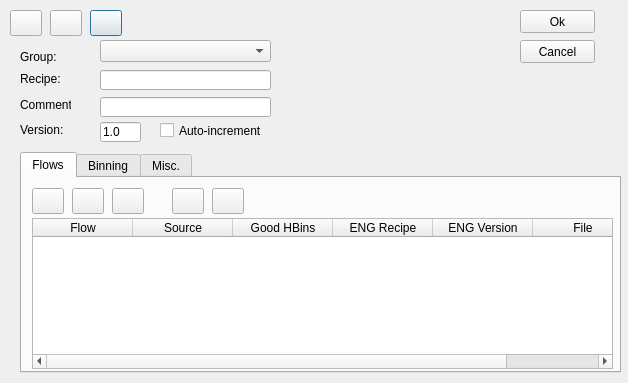
<?xml version="1.0" encoding="UTF-8"?>
<ui version="4.0">
 <class>PatProdRecipe</class>
 <widget class="QDialog" name="PatProdRecipe">
  <property name="geometry">
   <rect>
    <x>0</x>
    <y>0</y>
    <width>628</width>
    <height>383</height>
   </rect>
  </property>
  <property name="acceptDrops">
   <bool>true</bool>
  </property>
  <property name="windowTitle">
   <string>PAT-Man: PROD Recipe</string>
  </property>
  <property name="windowIcon">
   <iconset resource="pat_prod_recipe.qrc">
    <normaloff>:/pat_prod_recipe/images/images/gex_application.png</normaloff>:/pat_prod_recipe/images/images/gex_application.png</iconset>
  </property>
  <widget class="QPushButton" name="pushButtonNewRecipe">
   <property name="geometry">
    <rect>
     <x>10</x>
     <y>10</y>
     <width>32</width>
     <height>26</height>
    </rect>
   </property>
   <property name="sizePolicy">
    <sizepolicy hsizetype="Fixed" vsizetype="Fixed">
     <horstretch>0</horstretch>
     <verstretch>0</verstretch>
    </sizepolicy>
   </property>
   <property name="minimumSize">
    <size>
     <width>32</width>
     <height>26</height>
    </size>
   </property>
   <property name="maximumSize">
    <size>
     <width>32</width>
     <height>26</height>
    </size>
   </property>
   <property name="focusPolicy">
    <enum>Qt::NoFocus</enum>
   </property>
   <property name="toolTip">
    <string>New PROD recipe...</string>
   </property>
   <property name="text">
    <string/>
   </property>
   <property name="icon">
    <iconset>
     <normaloff>:/pat_prod_admin/images/images/script_new.png</normaloff>:/pat_prod_admin/images/images/script_new.png</iconset>
   </property>
   <property name="iconSize">
    <size>
     <width>32</width>
     <height>32</height>
    </size>
   </property>
  </widget>
  <widget class="QPushButton" name="pushButtonSaveRecipe">
   <property name="geometry">
    <rect>
     <x>90</x>
     <y>10</y>
     <width>32</width>
     <height>26</height>
    </rect>
   </property>
   <property name="sizePolicy">
    <sizepolicy hsizetype="Fixed" vsizetype="Fixed">
     <horstretch>0</horstretch>
     <verstretch>0</verstretch>
    </sizepolicy>
   </property>
   <property name="minimumSize">
    <size>
     <width>32</width>
     <height>26</height>
    </size>
   </property>
   <property name="maximumSize">
    <size>
     <width>32</width>
     <height>26</height>
    </size>
   </property>
   <property name="toolTip">
    <string>Save PROD recipe as...</string>
   </property>
   <property name="text">
    <string/>
   </property>
   <property name="icon">
    <iconset>
     <normaloff>:/pat_prod_admin/images/images/save.png</normaloff>:/pat_prod_admin/images/images/save.png</iconset>
   </property>
   <property name="iconSize">
    <size>
     <width>32</width>
     <height>32</height>
    </size>
   </property>
  </widget>
  <widget class="QLabel" name="label_9">
   <property name="geometry">
    <rect>
     <x>20</x>
     <y>122</y>
     <width>51</width>
     <height>16</height>
    </rect>
   </property>
   <property name="text">
    <string>Version:</string>
   </property>
  </widget>
  <widget class="QLineEdit" name="lineEditRecipeName">
   <property name="geometry">
    <rect>
     <x>100</x>
     <y>70</y>
     <width>171</width>
     <height>20</height>
    </rect>
   </property>
   <property name="toolTip">
    <string>Recipe name</string>
   </property>
   <property name="text">
    <string/>
   </property>
  </widget>
  <widget class="QLabel" name="label">
   <property name="geometry">
    <rect>
     <x>20</x>
     <y>72</y>
     <width>46</width>
     <height>14</height>
    </rect>
   </property>
   <property name="text">
    <string>Recipe:</string>
   </property>
  </widget>
  <widget class="QLineEdit" name="lineEditRecipeVersion">
   <property name="geometry">
    <rect>
     <x>100</x>
     <y>122</y>
     <width>41</width>
     <height>20</height>
    </rect>
   </property>
   <property name="toolTip">
    <string>Recipe version</string>
   </property>
   <property name="text">
    <string>1.0</string>
   </property>
  </widget>
  <widget class="QTabWidget" name="tabWidget">
   <property name="geometry">
    <rect>
     <x>20</x>
     <y>152</y>
     <width>601</width>
     <height>221</height>
    </rect>
   </property>
   <property name="currentIndex">
    <number>0</number>
   </property>
   <widget class="QWidget" name="tab_2">
    <attribute name="title">
     <string>Flows</string>
    </attribute>
    <widget class="QTableWidget" name="tableWidgetFlows">
     <property name="geometry">
      <rect>
       <x>10</x>
       <y>40</y>
       <width>581</width>
       <height>151</height>
      </rect>
     </property>
     <property name="selectionBehavior">
      <enum>QAbstractItemView::SelectRows</enum>
     </property>
     <column>
      <property name="text">
       <string>Flow</string>
      </property>
     </column>
     <column>
      <property name="text">
       <string>Source</string>
      </property>
     </column>
     <column>
      <property name="text">
       <string>Good HBins</string>
      </property>
     </column>
     <column>
      <property name="text">
       <string>ENG Recipe</string>
      </property>
     </column>
     <column>
      <property name="text">
       <string>ENG Version</string>
      </property>
     </column>
     <column>
      <property name="text">
       <string>File</string>
      </property>
     </column>
    </widget>
    <widget class="QPushButton" name="pushButtonPropertiesFlow">
     <property name="geometry">
      <rect>
       <x>90</x>
       <y>10</y>
       <width>32</width>
       <height>26</height>
      </rect>
     </property>
     <property name="sizePolicy">
      <sizepolicy hsizetype="Fixed" vsizetype="Fixed">
       <horstretch>0</horstretch>
       <verstretch>0</verstretch>
      </sizepolicy>
     </property>
     <property name="minimumSize">
      <size>
       <width>32</width>
       <height>26</height>
      </size>
     </property>
     <property name="maximumSize">
      <size>
       <width>32</width>
       <height>26</height>
      </size>
     </property>
     <property name="focusPolicy">
      <enum>Qt::NoFocus</enum>
     </property>
     <property name="toolTip">
      <string>Properties: Edit/Review selected flow</string>
     </property>
     <property name="text">
      <string/>
     </property>
     <property name="icon">
      <iconset>
       <normaloff>:/pat_prod_admin/images/images/properties.png</normaloff>:/pat_prod_admin/images/images/properties.png</iconset>
     </property>
     <property name="iconSize">
      <size>
       <width>32</width>
       <height>32</height>
      </size>
     </property>
    </widget>
    <widget class="QPushButton" name="pushButtonNewFlow">
     <property name="geometry">
      <rect>
       <x>10</x>
       <y>10</y>
       <width>32</width>
       <height>26</height>
      </rect>
     </property>
     <property name="sizePolicy">
      <sizepolicy hsizetype="Fixed" vsizetype="Fixed">
       <horstretch>0</horstretch>
       <verstretch>0</verstretch>
      </sizepolicy>
     </property>
     <property name="minimumSize">
      <size>
       <width>32</width>
       <height>26</height>
      </size>
     </property>
     <property name="maximumSize">
      <size>
       <width>32</width>
       <height>26</height>
      </size>
     </property>
     <property name="focusPolicy">
      <enum>Qt::NoFocus</enum>
     </property>
     <property name="toolTip">
      <string>Add flow</string>
     </property>
     <property name="text">
      <string/>
     </property>
     <property name="icon">
      <iconset>
       <normaloff>:/pat_prod_admin/images/images/new_task.png</normaloff>:/pat_prod_admin/images/images/new_task.png</iconset>
     </property>
     <property name="iconSize">
      <size>
       <width>32</width>
       <height>32</height>
      </size>
     </property>
    </widget>
    <widget class="QPushButton" name="pushButtonRemoveFlow">
     <property name="geometry">
      <rect>
       <x>50</x>
       <y>10</y>
       <width>32</width>
       <height>26</height>
      </rect>
     </property>
     <property name="sizePolicy">
      <sizepolicy hsizetype="Fixed" vsizetype="Fixed">
       <horstretch>0</horstretch>
       <verstretch>0</verstretch>
      </sizepolicy>
     </property>
     <property name="minimumSize">
      <size>
       <width>32</width>
       <height>26</height>
      </size>
     </property>
     <property name="maximumSize">
      <size>
       <width>32</width>
       <height>26</height>
      </size>
     </property>
     <property name="toolTip">
      <string>Remove selected flow...</string>
     </property>
     <property name="text">
      <string/>
     </property>
     <property name="icon">
      <iconset>
       <normaloff>:/pat_prod_admin/images/images/file_remove.png</normaloff>:/pat_prod_admin/images/images/file_remove.png</iconset>
     </property>
     <property name="iconSize">
      <size>
       <width>32</width>
       <height>32</height>
      </size>
     </property>
    </widget>
    <widget class="QPushButton" name="pushButtonUp">
     <property name="geometry">
      <rect>
       <x>150</x>
       <y>10</y>
       <width>32</width>
       <height>26</height>
      </rect>
     </property>
     <property name="sizePolicy">
      <sizepolicy hsizetype="Fixed" vsizetype="Fixed">
       <horstretch>0</horstretch>
       <verstretch>0</verstretch>
      </sizepolicy>
     </property>
     <property name="minimumSize">
      <size>
       <width>32</width>
       <height>26</height>
      </size>
     </property>
     <property name="maximumSize">
      <size>
       <width>32</width>
       <height>26</height>
      </size>
     </property>
     <property name="focusPolicy">
      <enum>Qt::NoFocus</enum>
     </property>
     <property name="toolTip">
      <string>Move selected flow Up</string>
     </property>
     <property name="text">
      <string/>
     </property>
     <property name="icon">
      <iconset>
       <normaloff>:/pat_prod_admin/images/images/arrow_up.png</normaloff>:/pat_prod_admin/images/images/arrow_up.png</iconset>
     </property>
     <property name="iconSize">
      <size>
       <width>32</width>
       <height>32</height>
      </size>
     </property>
    </widget>
    <widget class="QPushButton" name="pushButtonDown">
     <property name="geometry">
      <rect>
       <x>190</x>
       <y>10</y>
       <width>32</width>
       <height>26</height>
      </rect>
     </property>
     <property name="sizePolicy">
      <sizepolicy hsizetype="Fixed" vsizetype="Fixed">
       <horstretch>0</horstretch>
       <verstretch>0</verstretch>
      </sizepolicy>
     </property>
     <property name="minimumSize">
      <size>
       <width>32</width>
       <height>26</height>
      </size>
     </property>
     <property name="maximumSize">
      <size>
       <width>32</width>
       <height>26</height>
      </size>
     </property>
     <property name="focusPolicy">
      <enum>Qt::NoFocus</enum>
     </property>
     <property name="toolTip">
      <string>Move selected flow Down</string>
     </property>
     <property name="text">
      <string/>
     </property>
     <property name="icon">
      <iconset>
       <normaloff>:/pat_prod_admin/images/images/arrow_down.png</normaloff>:/pat_prod_admin/images/images/arrow_down.png</iconset>
     </property>
     <property name="iconSize">
      <size>
       <width>32</width>
       <height>32</height>
      </size>
     </property>
    </widget>
   </widget>
   <widget class="QWidget" name="tab">
    <attribute name="title">
     <string>Binning</string>
    </attribute>
    <widget class="QGroupBox" name="groupBoxPatBins">
     <property name="geometry">
      <rect>
       <x>10</x>
       <y>10</y>
       <width>211</width>
       <height>131</height>
      </rect>
     </property>
     <property name="title">
      <string>PAT Bins</string>
     </property>
     <widget class="QLabel" name="label_6">
      <property name="geometry">
       <rect>
        <x>20</x>
        <y>90</y>
        <width>91</width>
        <height>16</height>
       </rect>
      </property>
      <property name="text">
       <string>ZPAT Bin:</string>
      </property>
     </widget>
     <widget class="QSpinBox" name="spinBoxGPAT_Bin">
      <property name="geometry">
       <rect>
        <x>120</x>
        <y>62</y>
        <width>61</width>
        <height>20</height>
       </rect>
      </property>
      <property name="toolTip">
       <string>GPAT Bin#</string>
      </property>
      <property name="minimum">
       <number>-1</number>
      </property>
      <property name="maximum">
       <number>65535</number>
      </property>
     </widget>
     <widget class="QSpinBox" name="spinBoxZPAT_Bin">
      <property name="geometry">
       <rect>
        <x>120</x>
        <y>90</y>
        <width>61</width>
        <height>22</height>
       </rect>
      </property>
      <property name="toolTip">
       <string>ZPAT Bin#</string>
      </property>
      <property name="minimum">
       <number>-1</number>
      </property>
      <property name="maximum">
       <number>65535</number>
      </property>
     </widget>
     <widget class="QSpinBox" name="spinBoxPPAT_Bin">
      <property name="geometry">
       <rect>
        <x>120</x>
        <y>30</y>
        <width>61</width>
        <height>22</height>
       </rect>
      </property>
      <property name="toolTip">
       <string>PPAT Bin#</string>
      </property>
      <property name="minimum">
       <number>-1</number>
      </property>
      <property name="maximum">
       <number>65535</number>
      </property>
     </widget>
     <widget class="QLabel" name="label_5">
      <property name="geometry">
       <rect>
        <x>20</x>
        <y>60</y>
        <width>81</width>
        <height>16</height>
       </rect>
      </property>
      <property name="text">
       <string>GPAT Bin:</string>
      </property>
     </widget>
     <widget class="QLabel" name="label_4">
      <property name="geometry">
       <rect>
        <x>20</x>
        <y>30</y>
        <width>81</width>
        <height>16</height>
       </rect>
      </property>
      <property name="text">
       <string>PPAT Bin:</string>
      </property>
     </widget>
    </widget>
   </widget>
   <widget class="QWidget" name="tab_3">
    <attribute name="title">
     <string>Misc.</string>
    </attribute>
    <widget class="QComboBox" name="comboBoxStdf">
     <property name="geometry">
      <rect>
       <x>90</x>
       <y>10</y>
       <width>171</width>
       <height>22</height>
      </rect>
     </property>
     <property name="toolTip">
      <string>Enabled/Disable STDF generation</string>
     </property>
     <item>
      <property name="text">
       <string>Disabled</string>
      </property>
     </item>
     <item>
      <property name="text">
       <string>Enabled: Wafermap only</string>
      </property>
     </item>
     <item>
      <property name="text">
       <string>Enabled: Full STDF</string>
      </property>
     </item>
    </widget>
    <widget class="QLabel" name="label_8">
     <property name="geometry">
      <rect>
       <x>10</x>
       <y>15</y>
       <width>76</width>
       <height>16</height>
      </rect>
     </property>
     <property name="text">
      <string>STDF output:</string>
     </property>
    </widget>
   </widget>
  </widget>
  <widget class="QPushButton" name="pushButtonLoadRecipe">
   <property name="geometry">
    <rect>
     <x>50</x>
     <y>10</y>
     <width>32</width>
     <height>26</height>
    </rect>
   </property>
   <property name="sizePolicy">
    <sizepolicy hsizetype="Fixed" vsizetype="Fixed">
     <horstretch>0</horstretch>
     <verstretch>0</verstretch>
    </sizepolicy>
   </property>
   <property name="minimumSize">
    <size>
     <width>32</width>
     <height>26</height>
    </size>
   </property>
   <property name="maximumSize">
    <size>
     <width>32</width>
     <height>26</height>
    </size>
   </property>
   <property name="toolTip">
    <string>Load PROD recipe</string>
   </property>
   <property name="text">
    <string/>
   </property>
   <property name="icon">
    <iconset>
     <normaloff>:/pat_prod_admin/images/images/file_open.png</normaloff>:/pat_prod_admin/images/images/file_open.png</iconset>
   </property>
   <property name="iconSize">
    <size>
     <width>32</width>
     <height>32</height>
    </size>
   </property>
  </widget>
  <widget class="QLineEdit" name="lineEditComment">
   <property name="geometry">
    <rect>
     <x>100</x>
     <y>97</y>
     <width>171</width>
     <height>20</height>
    </rect>
   </property>
   <property name="toolTip">
    <string>Recipe comments</string>
   </property>
   <property name="text">
    <string/>
   </property>
  </widget>
  <widget class="QLabel" name="label_10">
   <property name="geometry">
    <rect>
     <x>20</x>
     <y>97</y>
     <width>51</width>
     <height>16</height>
    </rect>
   </property>
   <property name="text">
    <string>Comment:</string>
   </property>
  </widget>
  <widget class="QLabel" name="label_2">
   <property name="geometry">
    <rect>
     <x>20</x>
     <y>50</y>
     <width>46</width>
     <height>14</height>
    </rect>
   </property>
   <property name="text">
    <string>Group:</string>
   </property>
  </widget>
  <widget class="QComboBox" name="comboBoxGroup">
   <property name="geometry">
    <rect>
     <x>100</x>
     <y>40</y>
     <width>171</width>
     <height>22</height>
    </rect>
   </property>
   <property name="toolTip">
    <string>Group owning recipe</string>
   </property>
  </widget>
  <widget class="QCheckBox" name="checkBoxAutoIncrement">
   <property name="geometry">
    <rect>
     <x>160</x>
     <y>122</y>
     <width>141</width>
     <height>17</height>
    </rect>
   </property>
   <property name="toolTip">
    <string>Auti-Increment version when saving recipe</string>
   </property>
   <property name="text">
    <string>Auto-increment</string>
   </property>
  </widget>
  <widget class="QPushButton" name="pushButtonOk">
   <property name="geometry">
    <rect>
     <x>520</x>
     <y>10</y>
     <width>75</width>
     <height>23</height>
    </rect>
   </property>
   <property name="text">
    <string>Ok</string>
   </property>
  </widget>
  <widget class="QPushButton" name="pushButtonCancel">
   <property name="geometry">
    <rect>
     <x>520</x>
     <y>40</y>
     <width>75</width>
     <height>23</height>
    </rect>
   </property>
   <property name="text">
    <string>Cancel</string>
   </property>
  </widget>
 </widget>
 <resources>
  <include location="pat_prod_recipe.qrc"/>
 </resources>
 <connections/>
</ui>
